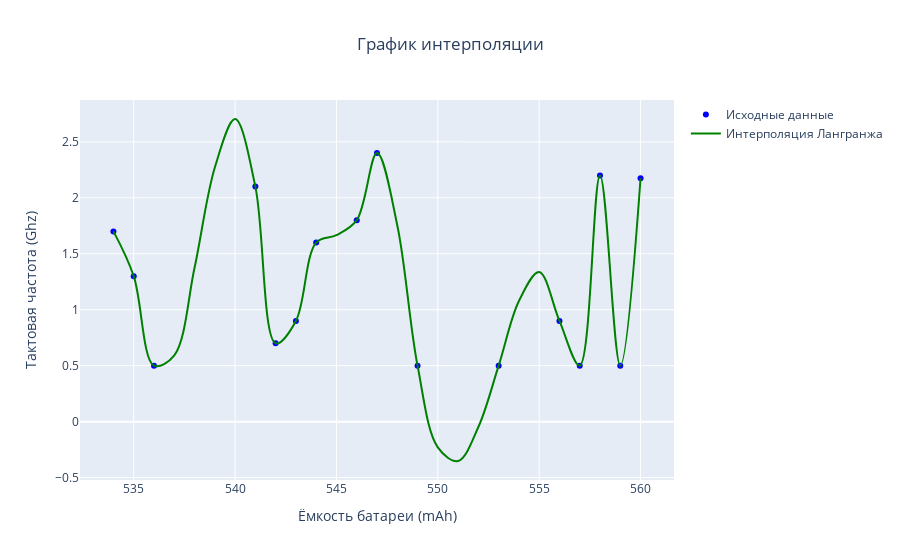

The notebook cell this image was saved under:
### Code cell
#Интерполяци Лангранжа

#усредняем У для одинаковых Х
df_main = df.groupby('battery_power')['clock_speed'].mean().reset_index()

#выбор данных для интерполяции
x = df_main['battery_power'][15:31].to_numpy()
y = df_main['clock_speed'][15:31].to_numpy()

#Интерполяция Лангранжа
x_inter_lan = np.arange(min(x), max(x)+1, 1)
poly = CubicSpline(x,y)  #кубический сплайн(более точная)
y_inter_lan = poly(x_inter_lan)

fig = go.Figure()

#точки
fig.add_trace(go.Scatter(
    x = x,
    y = y,
    mode = 'markers',
    name = 'Исходные данные',
    marker=dict(color = 'blue', symbol = 'circle'))
)

# Лангранжа
fig.add_trace(go.Scatter(
    x = x_inter_lan,
    y = y_inter_lan,
    mode = 'lines',
    name = 'Интерполяция Лангранжа',
    line = dict(color = 'green', shape = 'spline'))
)

fig.update_xaxes(title_text="Ёмкость батареи (mAh)")
fig.update_yaxes(title_text="Тактовая частота (Ghz)")
fig.update_layout(title_text='График интерполяции', title_x =0.5)
fig.show()

### Figure 1 — Plotly figure (JSON) as saved in the notebook; plotly's stock layout.template omitted (floating-point values rounded to 4 significant figures)
{"data": [{"marker": {"color": "blue", "symbol": "circle"}, "mode": "markers", "name": "Исходные данные", "type": "scatter", "x": [534, 535, 536, 541, 542, 543, 544, 546, 547, 549, 553, 556, 557, 558, 559, 560], "y": [1.7, 1.3, 0.5, 2.1, 0.7, 0.9, 1.6, 1.8, 2.4, 0.5, 0.5, 0.9, 0.5, 2.2, 0.5, 2.175]}, {"line": {"color": "green", "shape": "spline"}, "mode": "lines", "name": "Интерполяция Лангранжа", "type": "scatter", "x": [534, 535, 536, 537, 538, 539, 540, 541, 542, 543, 544, 545, 546, 547, 548, 549, 550, 551, 552, 553, 554, 555, 556, 557, 558, 559, 560], "y": [1.7, 1.3, 0.5, 0.5922, 1.374, 2.27, 2.704, 2.1, 0.7, 0.9, 1.6, 1.666, 1.8, 2.4, 1.755, 0.5, -0.2297, -0.3518, -0.048, 0.5, 1.077, 1.337, 0.9, 0.5, 2.2, 0.5, 2.175]}], "layout": {"title": {"text": "График интерполяции", "x": 0.5}, "xaxis": {"title": {"text": "Ёмкость батареи (mAh)"}}, "yaxis": {"title": {"text": "Тактовая частота (Ghz)"}}}}
